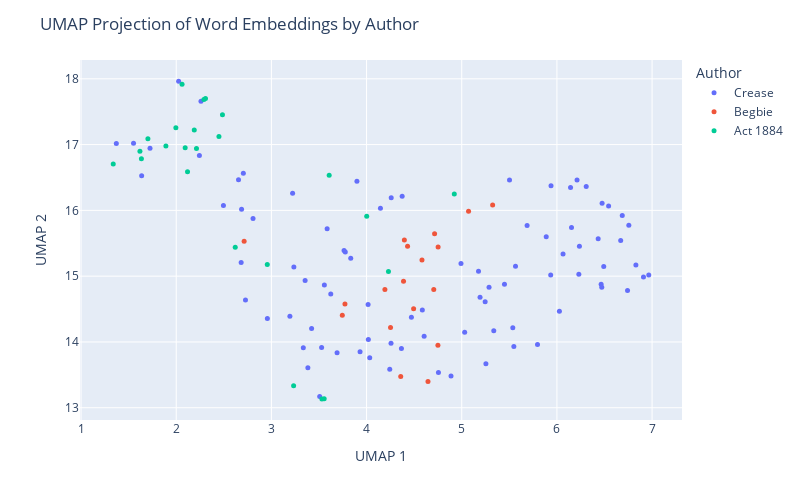

Notebook source saved alongside this figure:
### Code cell
umap_df = pd.DataFrame(proj, columns=['UMAP 1', 'UMAP 2'])
umap_df['Author'] = labels
umap_df['Text'] = [snip for auth in act_snippets for snip in act_snippets[auth]]
umap_df['Text'] = umap_df['Text'].apply(lambda t: wrap_text(t, width=50))

fig = px.scatter(umap_df, x='UMAP 1', y='UMAP 2', 
                 color='Author', hover_data=['Text'], 
                 width=800, height=500 )
fig.update_traces(marker=dict(size=5))
fig.update_layout(title='UMAP Projection of Word Embeddings by Author')
fig.show()
